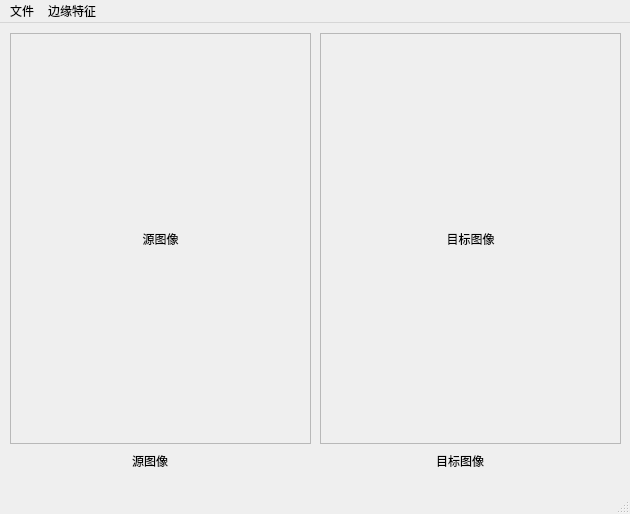
<?xml version="1.0" encoding="UTF-8"?>
<ui version="4.0">
 <class>MainWindow</class>
 <widget class="QMainWindow" name="MainWindow">
  <property name="geometry">
   <rect>
    <x>0</x>
    <y>0</y>
    <width>630</width>
    <height>514</height>
   </rect>
  </property>
  <property name="windowTitle">
   <string>MainWindow</string>
  </property>
  <widget class="QWidget" name="centralWidget">
   <widget class="QLabel" name="testImage">
    <property name="geometry">
     <rect>
      <x>10</x>
      <y>10</y>
      <width>301</width>
      <height>411</height>
     </rect>
    </property>
    <property name="frameShape">
     <enum>QFrame::StyledPanel</enum>
    </property>
    <property name="text">
     <string>源图像</string>
    </property>
    <property name="alignment">
     <set>Qt::AlignCenter</set>
    </property>
   </widget>
   <widget class="QLabel" name="testImageText">
    <property name="geometry">
     <rect>
      <x>120</x>
      <y>430</y>
      <width>60</width>
      <height>16</height>
     </rect>
    </property>
    <property name="text">
     <string>源图像</string>
    </property>
    <property name="alignment">
     <set>Qt::AlignCenter</set>
    </property>
   </widget>
   <widget class="QLabel" name="dstImageText">
    <property name="geometry">
     <rect>
      <x>430</x>
      <y>430</y>
      <width>60</width>
      <height>16</height>
     </rect>
    </property>
    <property name="text">
     <string>目标图像</string>
    </property>
    <property name="alignment">
     <set>Qt::AlignCenter</set>
    </property>
   </widget>
   <widget class="QLabel" name="dstImage">
    <property name="geometry">
     <rect>
      <x>320</x>
      <y>10</y>
      <width>301</width>
      <height>411</height>
     </rect>
    </property>
    <property name="frameShape">
     <enum>QFrame::StyledPanel</enum>
    </property>
    <property name="text">
     <string>目标图像</string>
    </property>
    <property name="alignment">
     <set>Qt::AlignCenter</set>
    </property>
   </widget>
  </widget>
  <widget class="QMenuBar" name="menuBar">
   <property name="geometry">
    <rect>
     <x>0</x>
     <y>0</y>
     <width>630</width>
     <height>22</height>
    </rect>
   </property>
   <widget class="QMenu" name="File">
    <property name="title">
     <string>文件</string>
    </property>
    <addaction name="action_Open_TestImage"/>
    <addaction name="action_Restore"/>
    <addaction name="actionClear"/>
    <addaction name="actionExit"/>
   </widget>
   <widget class="QMenu" name="EdgeDetection">
    <property name="title">
     <string>边缘特征</string>
    </property>
    <addaction name="actionSobel"/>
    <addaction name="actionCanny"/>
    <addaction name="actionLaplacian"/>
    <addaction name="actionScharr"/>
   </widget>
   <addaction name="File"/>
   <addaction name="EdgeDetection"/>
  </widget>
  <widget class="QStatusBar" name="statusBar"/>
  <action name="action_Open_TestImage">
   <property name="text">
    <string>打开测试文件</string>
   </property>
  </action>
  <action name="action_Restore">
   <property name="text">
    <string>还原</string>
   </property>
  </action>
  <action name="actionClear">
   <property name="text">
    <string>清除</string>
   </property>
  </action>
  <action name="actionExit">
   <property name="text">
    <string>退出</string>
   </property>
  </action>
  <action name="actionSobel">
   <property name="text">
    <string>Sobel</string>
   </property>
   <property name="toolTip">
    <string>Sobel边缘检测</string>
   </property>
  </action>
  <action name="actionCanny">
   <property name="text">
    <string>Canny</string>
   </property>
  </action>
  <action name="actionLaplacian">
   <property name="text">
    <string>Laplacian</string>
   </property>
  </action>
  <action name="actionScharr">
   <property name="text">
    <string>Scharr</string>
   </property>
  </action>
 </widget>
 <layoutdefault spacing="6" margin="11"/>
 <resources/>
 <connections/>
</ui>
